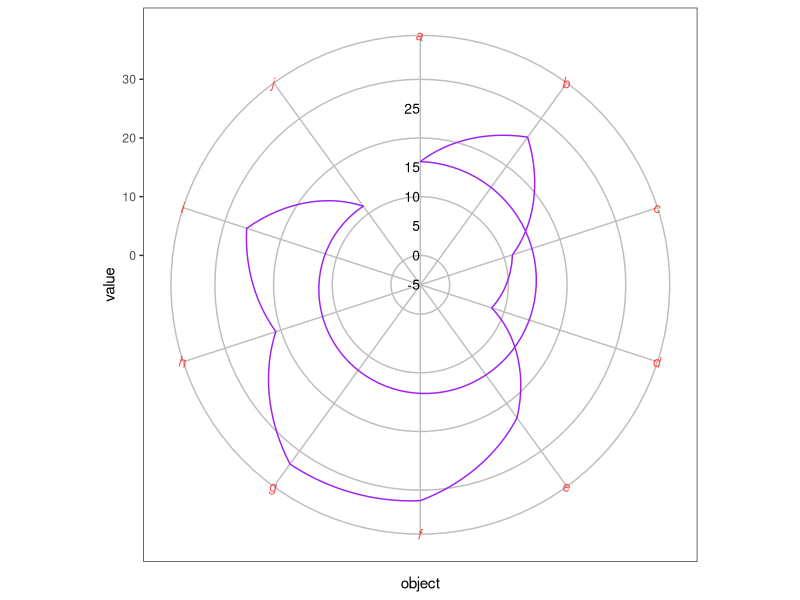

This chart was generated by the following R code:
library(tidyverse)
set.seed
df <- data.frame(value=rnorm(10,mean=20,sd=10),
                 object=letters[1:10])

df
# gg_plot<-
  ggplot() +
  geom_polygon(data=df, aes(x=object, y=value, group=1),color = 'purple', fill=NA,rule="winding")+
  coord_polar(start = -pi/10)+
  annotate("text", x = 1, y = c(-5,0,5,10,15,25), label = c(-5,0,5,10,15,25), hjust = 1,size=3.5)+  #шкала
scale_x_discrete() +
  theme_bw() +
  theme(
    axis.text.x =
      element_text( size = 10, color = alpha("red",0.7),                    angle=345
                    ),
    panel.grid.major = element_line(size = 0.5, linetype = 'solid',colour = "grey")
  )
        
  